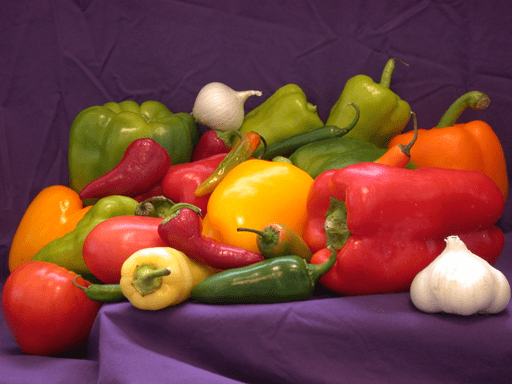
#> input picture peppers.png, 512 x 384 px
$ python main.py
#> lines starting #> are read from the running program, lines starting #| are printed output that depends on the picture; after the words box and inside, x2 and y2 are one past the last pixel; in counts of white or black regions, pixels touching at a corner belong together
import cv2
import matplotlib.pyplot as plt
import numpy as np
from skimage.metrics import peak_signal_noise_ratio as psnr


def adpcm_encode(image, bits=8):
    num_levels = 2 ** bits - 1

    prediction_matrix = np.zeros_like(image)
    error_matrix = np.zeros_like(image)

    # El primer valor de la predicción será el primer valor de la imagen
    prediction_matrix[0, 0] = image[0, 0]
    error_matrix[0, 0] = image[0, 0] - prediction_matrix[0, 0]

    # Cuantizar el error inicial
    error_matrix[0, 0] = np.around(error_matrix[0, 0] * num_levels) / num_levels

    step_size = 1

    # Calcular la predicción para todas las filas
    prediction_matrix[:, 1:] = image[:, :-1]
    prediction_matrix[:, 0] = image[:, 0]

    # Calcular la matriz de error
    error_matrix = image - prediction_matrix

    # Cuantizar el error
    quantized_error = np.around(error_matrix * num_levels) / num_levels

    # Ajustar el paso de cuantización basándose en el error
    if np.max(np.abs(quantized_error)) > step_size:
        step_size *= 2
    else:
        step_size /= 2

    # Asegurarse de que el paso de cuantización no sea menor que 1
    step_size = max(1, step_size)

    # Aplicar el paso de cuantización al error
    error_matrix = quantized_error * step_size

    # Cuantizar la predicción
    prediction_matrix = np.around(prediction_matrix / (2 ** (8 - bits))) * (2 ** (8 - bits))

    return prediction_matrix, error_matrix


def adpcm_decode(prediction_image, error_image):
    recovered_matrix = np.add(prediction_image, error_image)
    return recovered_matrix


def adpcm_image_processing(image):
    prediction_image, error_image = adpcm_encode(image, bits=2)
    recovered_image = adpcm_decode(prediction_image, error_image)
    return prediction_image, error_image, recovered_image


def plot(image, prediction_image, error_image, recovered_image):
    plt.figure(figsize=(10, 10))

    plt.subplot(2, 2, 1)
    plt.imshow(image, cmap='gray')
    plt.title('Imagen original')

    plt.subplot(2, 2, 2)
    plt.imshow(prediction_image, cmap='gray')
    plt.title('Predicción')

    plt.subplot(2, 2, 3)
    plt.imshow(error_image, cmap='gray')
    plt.title('Error')

    plt.subplot(2, 2, 4)
    plt.imshow(recovered_image, cmap='gray')
    peak_signal_noise_ratio = round(psnr(image, recovered_image), 2)
    plt.title(f"Imagen recuperada (PSNR = {peak_signal_noise_ratio})")

    plt.show()


img = cv2.imread('peppers.png', cv2.IMREAD_GRAYSCALE)
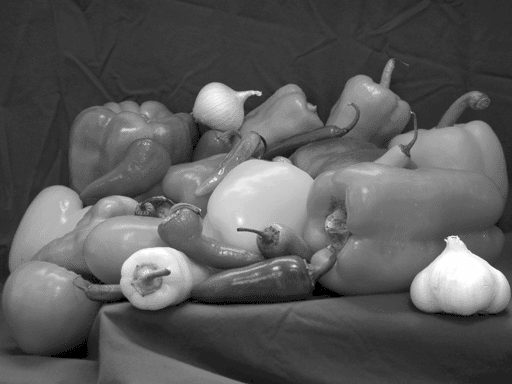
#> img: shape (384, 512); min 0, max 254, mean 90.7

if img is None:
    raise Exception("No se pudo leer la imagen")
prediction_image, error_image, recovered_red = adpcm_image_processing(img)
#> in adpcm_encode, `prediction_matrix[0, 0] = image[0, 0]`:
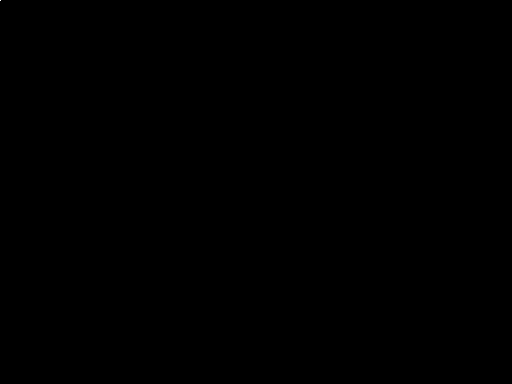
#> prediction_matrix: shape (384, 512); values 0 (black) and 46 (white), 0% white in thin lines or dots, all inside (x1, y1, x2, y2) = (0, 0, 1, 1)
#> in adpcm_encode, `error_matrix[0, 0] = image[0, 0] - prediction_matrix[0, 0]`: error_matrix: shape (384, 512); every value is 0
#> in adpcm_encode, `prediction_matrix[:, 0] = image[:, 0]`:
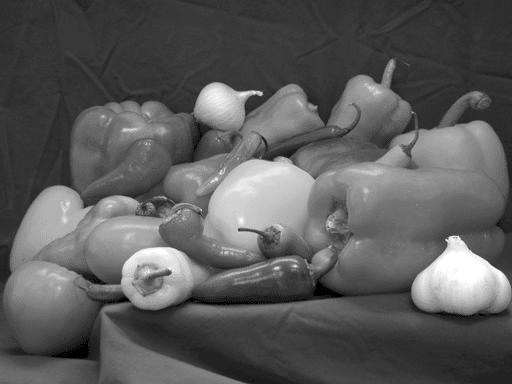
#> prediction_matrix: shape (384, 512); min 0, max 254, mean 90.7
#> in adpcm_encode, `quantized_error = np.around(error_matrix * num_levels) / num_levels`:
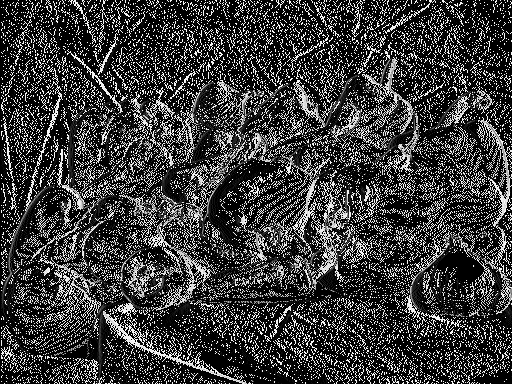
#> quantized_error: shape (384, 512) float64; min 0, max 85, mean 20.2; drawn with min black and max white
#> in adpcm_encode, `error_matrix = quantized_error * step_size`:
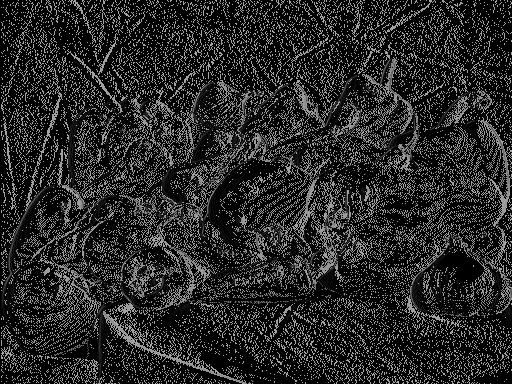
#> error_matrix: shape (384, 512) float64; min 0, max 170, mean 40.5
#> in adpcm_encode, `prediction_matrix = np.around(prediction_matrix / (2 ** (8 - bits))) *..`:
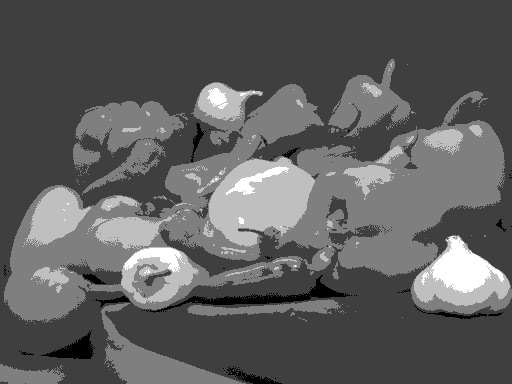
#> prediction_matrix: shape (384, 512) float64; min 0, max 256, mean 95.5; drawn with min black and max white
#> in adpcm_decode, `recovered_matrix = np.add(prediction_image, error_image)`:
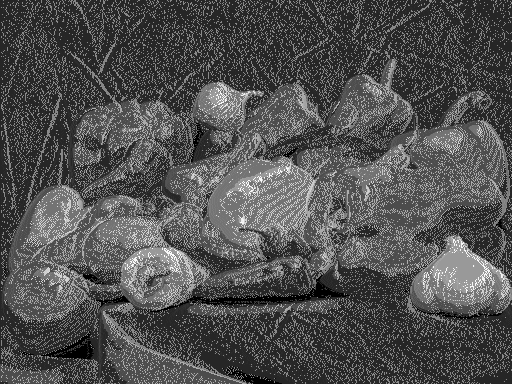
#> recovered_matrix: shape (384, 512) float64; min 0, max 424.7, mean 136; drawn with min black and max white
plot(img, prediction_image, error_image, recovered_red)
#> in plot, `peak_signal_noise_ratio = round(psnr(image, recovered_image), 2)`: peak_signal_noise_ratio = 9.71

$ run again, with camaleon.jpg saved as peppers.png
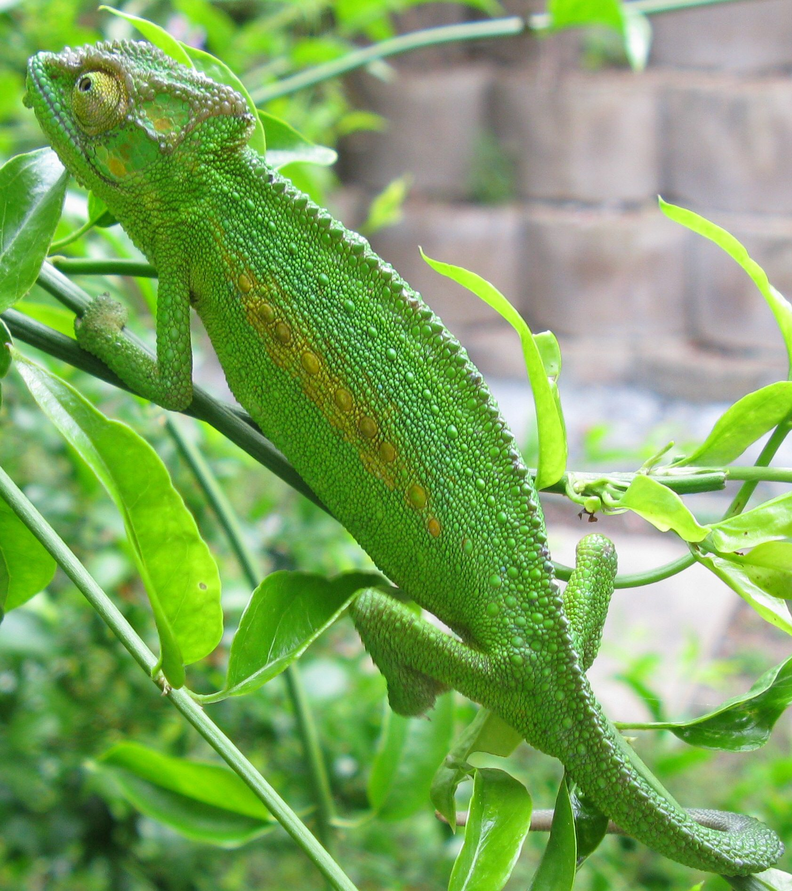
#> input picture camaleon.jpg, 792 x 891 px, shrunk from 1682 x 1894 before the run
#> in adpcm_encode, `prediction_matrix[:, 0] = image[:, 0]`:
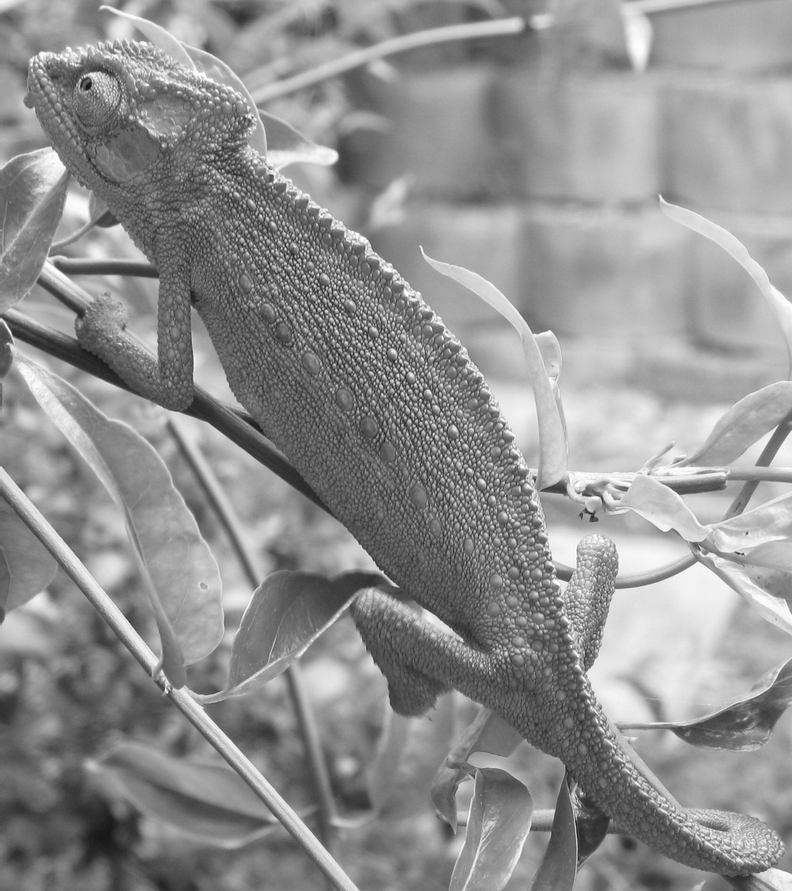
#> prediction_matrix: shape (891, 792); min 20, max 255, mean 144.6
#> in adpcm_decode, `recovered_matrix = np.add(prediction_image, error_image)`:
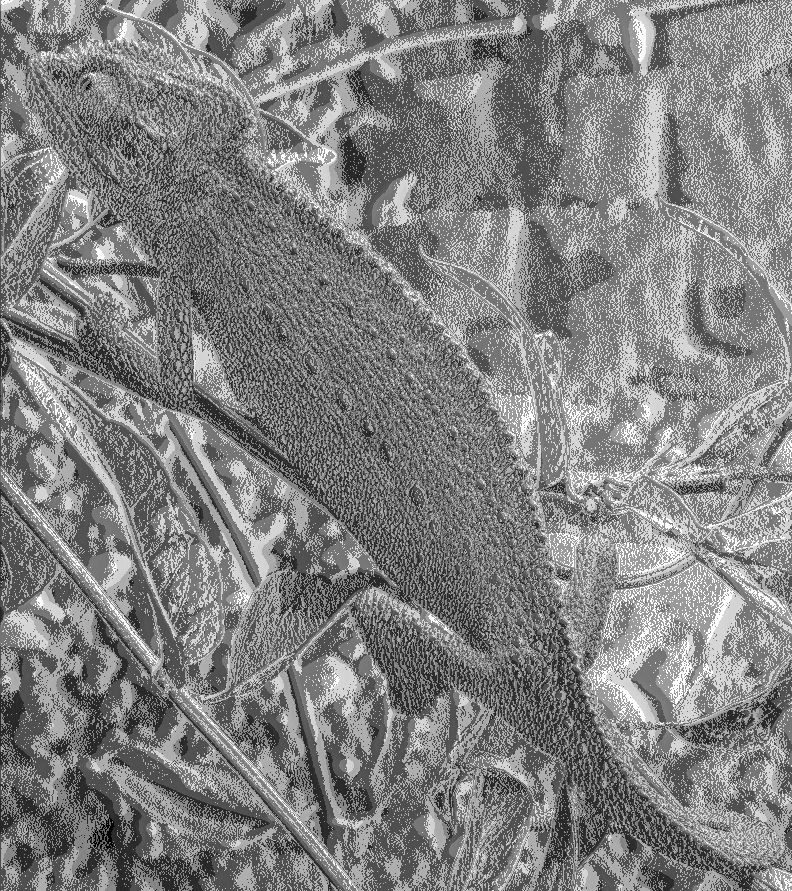
#> recovered_matrix: shape (891, 792) float64; min 0, max 425.3, mean 216.7; drawn with min black and max white
#> peak_signal_noise_ratio = 7.43

$ run again, with gato.jpg saved as peppers.png
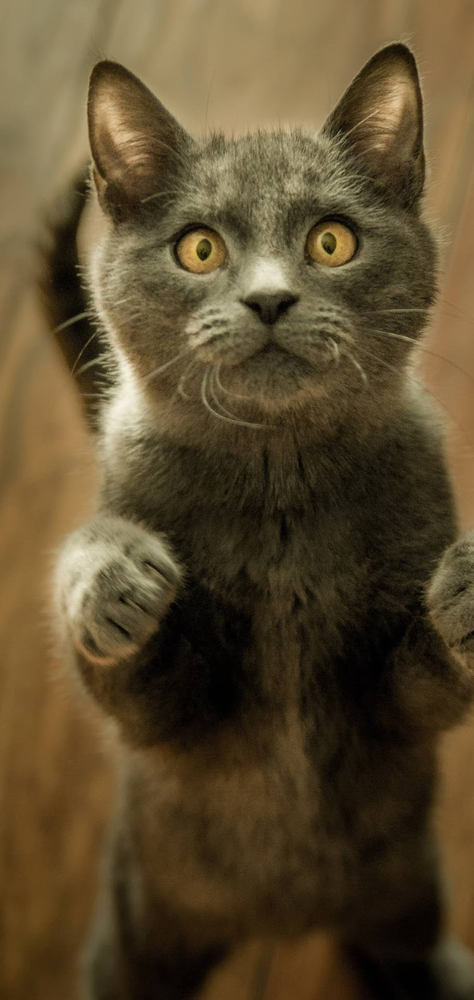
#> input picture gato.jpg, 474 x 1000 px, shrunk from 758 x 1600 before the run
#> in adpcm_encode, `prediction_matrix[:, 0] = image[:, 0]`:
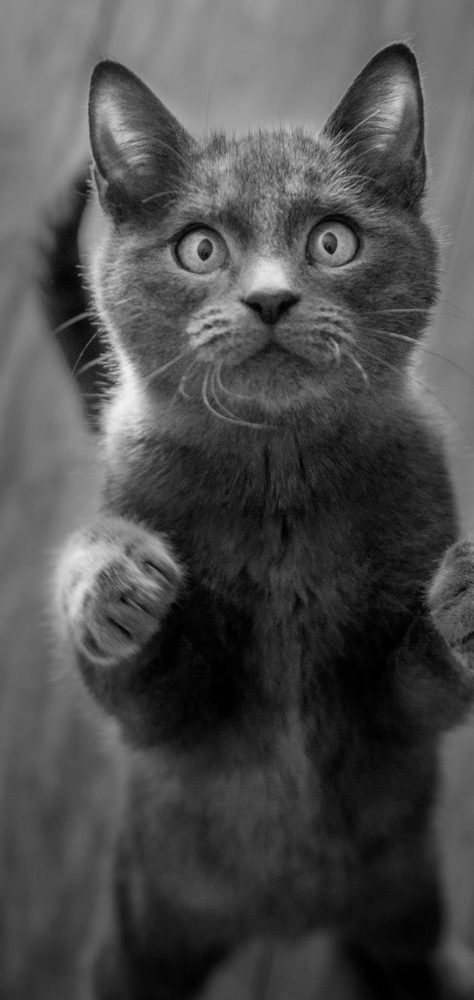
#> prediction_matrix: shape (1000, 474); min 0, max 241, mean 76.9
#> in adpcm_decode, `recovered_matrix = np.add(prediction_image, error_image)`:
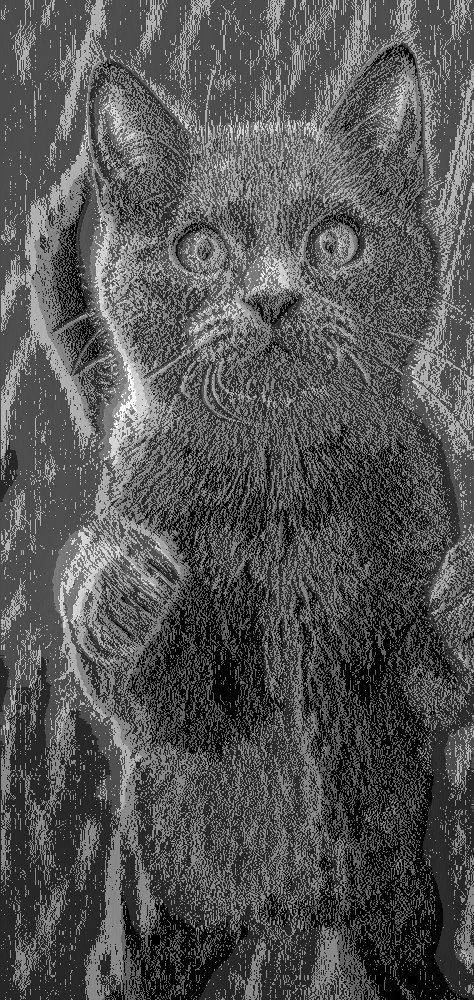
#> recovered_matrix: shape (1000, 474) float64; min 0, max 424.7, mean 141.9; drawn with min black and max white
#> peak_signal_noise_ratio = 7.74

$ run again, with gato2.jpg saved as peppers.png
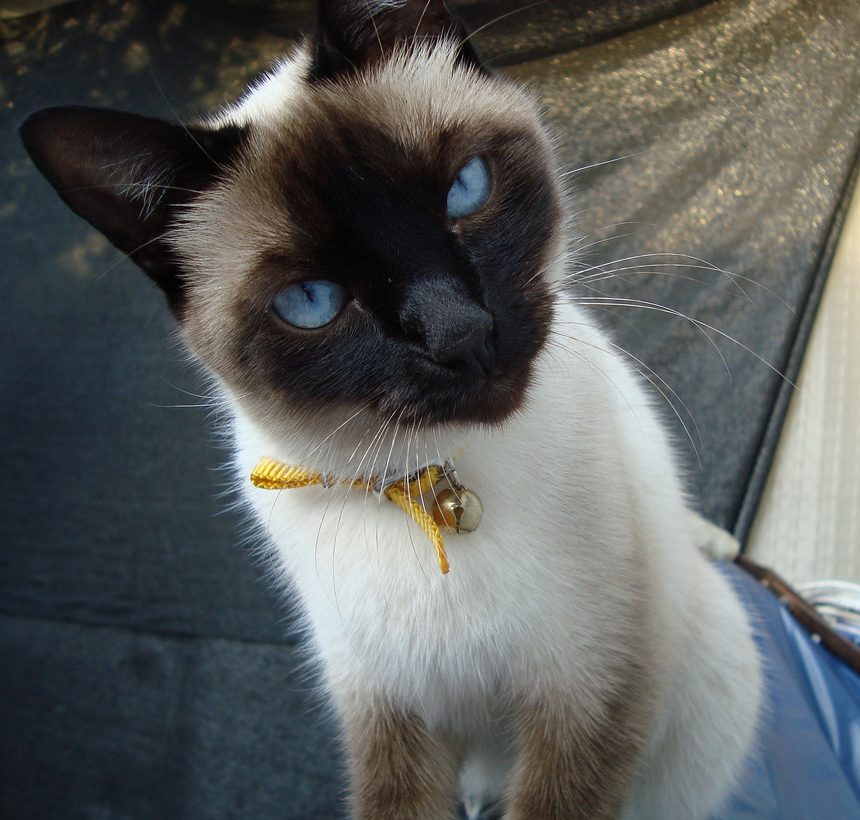
#> input picture gato2.jpg, 860 x 820 px, shrunk from 2417 x 2304 before the run
#> in adpcm_decode, `recovered_matrix = np.add(prediction_image, error_image)`:
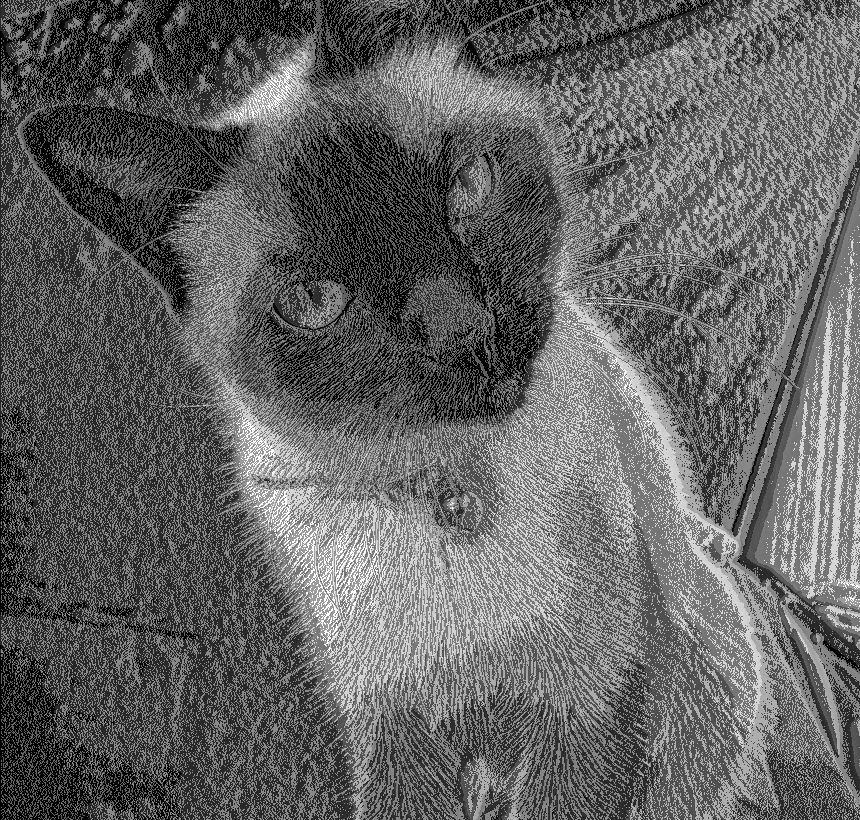
#> recovered_matrix: shape (820, 860) float64; min 0, max 425.3, mean 165.8; drawn with min black and max white
#> peak_signal_noise_ratio = 7.24
